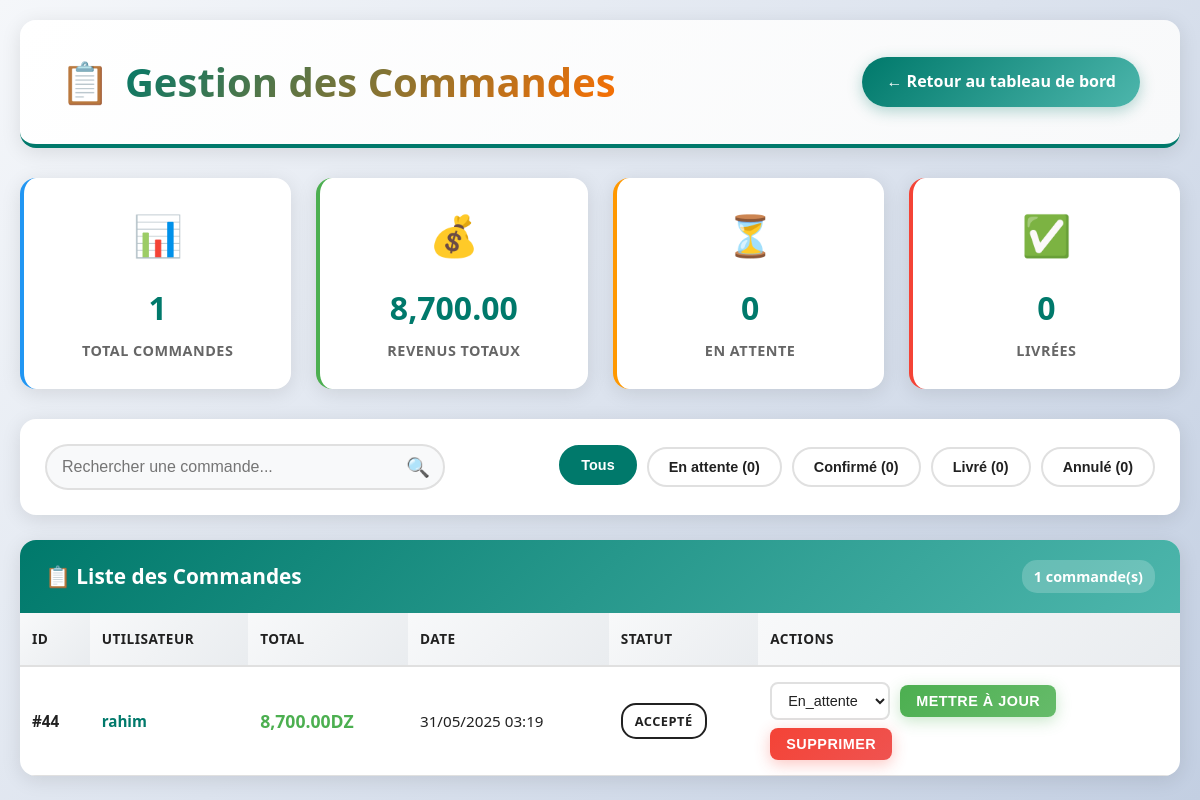
/php/gerer_commandes.php, run on the app's committed database.
### tables this page shows
CREATE TABLE `commandes` (
  `id_commande` int(11) NOT NULL,
  `id_user` int(11) NOT NULL,
  `total` decimal(10,2) NOT NULL,
  `date_commande` timestamp NOT NULL DEFAULT current_timestamp(),
  `statut` varchar(20) DEFAULT 'en_attente'
);

CREATE TABLE `users` (
  `id_user` int(11) NOT NULL,
  `username` varchar(50) NOT NULL,
  `email` varchar(100) NOT NULL,
  `password` varchar(255) NOT NULL,
  `phone` varchar(20) DEFAULT NULL,
  `profile_image` varchar(255) DEFAULT NULL,
  `role` enum('client','admin') DEFAULT 'client',
  `date_inscription` timestamp NOT NULL DEFAULT current_timestamp(),
  `id_wilaya` int(11) DEFAULT NULL
);

### php/gerer_commandes.php (the view, shortened to what this page needs)
<?php
include '../php/db.php';
$sql = "SELECT c.id_commande, c.total, c.date_commande, c.statut, u.username
        FROM commandes c
        LEFT JOIN users u ON c.id_user = u.id_user
        ORDER BY c.date_commande DESC";
$result = $conn->query($sql);
$stats_sql = "SELECT
    COUNT(*) as total_commandes,
    SUM(total) as total_revenus,
    SUM(CASE WHEN statut = 'en_attente' THEN 1 ELSE 0 END) as en_attente,
    SUM(CASE WHEN statut = 'confirmé' THEN 1 ELSE 0 END) as confirme,
    SUM(CASE WHEN statut = 'livré' THEN 1 ELSE 0 END) as livre,
    SUM(CASE WHEN statut = 'annulé' THEN 1 ELSE 0 END) as annule
    FROM commandes";
$stats_result = $conn->query($stats_sql);
$stats = $stats_result->fetch_assoc();
?>
<!DOCTYPE html>
<html lang="fr">
<head>
</head>
<body>
<div class="page-header">
    <div class="header-content">
        <div class="header-title">
            <h1>Gestion des Commandes</h1>
        </div>
        <a href="../html/admin_dashboard.php" class="back-link">
            ← Retour au tableau de bord
        </a>
    </div>
</div>
<div class="container">
    <div class="stats-section">
        <div class="stat-card">
            <span class="stat-icon">📊</span>
            <span class="stat-number"><?php echo number_format($stats['total_commandes']); ?></span>
            <span class="stat-label">Total Commandes</span>
        </div>
        <div class="stat-card">
            <span class="stat-icon">💰</span>
            <span class="stat-number"><?php echo number_format($stats['total_revenus'], 2); ?></span>
            <span class="stat-label">Revenus Totaux</span>
        </div>
        <div class="stat-card">
            <span class="stat-icon">⏳</span>
            <span class="stat-number"><?php echo $stats['en_attente']; ?></span>
            <span class="stat-label">En Attente</span>
        </div>
        <div class="stat-card">
            <span class="stat-icon">✅</span>
            <span class="stat-number"><?php echo $stats['livre']; ?></span>
            <span class="stat-label">Livrées</span>
        </div>
    </div>
    <div class="actions-bar">
        <div class="search-container">
            <input type="text" id="searchInput" class="search-input" placeholder="Rechercher une commande...">
            <span class="search-icon">🔍</span>
        </div>
        <div class="filter-buttons">
            <button class="filter-btn active" data-status="all">Tous</button>
            <button class="filter-btn" data-status="en_attente">En attente (<?php echo $stats['en_attente']; ?>)</button>
            <button class="filter-btn" data-status="confirmé">Confirmé (<?php echo $stats['confirme']; ?>)</button>
            <button class="filter-btn" data-status="livré">Livré (<?php echo $stats['livre']; ?>)</button>
            <button class="filter-btn" data-status="annulé">Annulé (<?php echo $stats['annule']; ?>)</button>
        </div>
    </div>
    <div class="table-container">
        <div class="table-header">
            <div class="table-title">
                📋 Liste des Commandes
            </div>
            <div class="table-count">
                <span id="visibleCount"><?php echo $result->num_rows; ?></span> commande(s)
            </div>
        </div>
        <div class="table-wrapper">
            <table class="data-table" id="commandesTable">
                <thead>
                    <tr>
                        <th>ID</th>
                        <th>Utilisateur</th>
                        <th>Total</th>
                        <th>Date</th>
                        <th>Statut</th>
                        <th>Actions</th>
                    </tr>
                </thead>
                <tbody>
                    <?php
                    $result->data_seek(0);
                    while ($commande = $result->fetch_assoc()):
                    ?>
                    <tr data-status="<?php echo htmlspecialchars($commande['statut']); ?>">
                        <td><strong>#<?php echo htmlspecialchars($commande['id_commande']); ?></strong></td>
                        <td>
                            <span style="color: var(--primary); font-weight: 600;">
                                <?php echo htmlspecialchars($commande['username'] ?? 'Utilisateur supprimé'); ?>
                            </span>
                        </td>
                        <td>
                            <strong style="color: var(--success); font-size: 1.1rem;">
                                <?php echo number_format($commande['total'], 2); ?>DZ
                            </strong>
                        </td>
                        <td><?php echo date('d/m/Y H:i', strtotime($commande['date_commande'])); ?></td>
                        <td>
                            <span class="status-badge <?php echo htmlspecialchars($commande['statut']); ?>">
                                <?php echo ucfirst(htmlspecialchars($commande['statut'])); ?>
                            </span>
                        </td>
                        <td>
                            <form method="post" class="status-form">
                                <select name="statut" class="status-select">
                                    <?php
                                    $statuts = ['en_attente', 'confirmé', 'livré', 'annulé'];
                                    foreach ($statuts as $statut) {
                                        $selected = ($commande['statut'] === $statut) ? 'selected' : '';
                                        echo "<option value=\"$statut\" $selected>" . ucfirst($statut) . "</option>";
                                    }
                                    ?>
                                </select>
                                <button type="submit" name="update_status" class="btn btn-update">
                                    Mettre à jour
                                </button>
                            </form>
                            <form method="post" class="action-form" onsubmit="return confirm('Voulez-vous vraiment supprimer la commande #<?php echo $commande['id_commande']; ?> ?');" style="margin-top: 8px;">
                                <button type="submit" name="delete_order" class="btn btn-delete">
                                    Supprimer
                                </button>
                            </form>
                        </td>
                    </tr>
                    <?php endwhile; ?>
                </tbody>
            </table>
        </div>
    </div>
</div>
</body>
</html>

### data on the page
commandes: id_commande "44", id_user.username "rahim", total "8,700.00", date_commande "31/05/2025 03:19", statut "ACCEPTÉ"

### other printed values
$stats['total_commandes'] "1"
$stats['total_revenus'] "8,700.00"
$stats['en_attente'] "0"
$stats['livre'] "0"
$stats['confirme'] "0"
$stats['annule'] "0"
$result->num_rows "1"
form field statut "En_attente"
